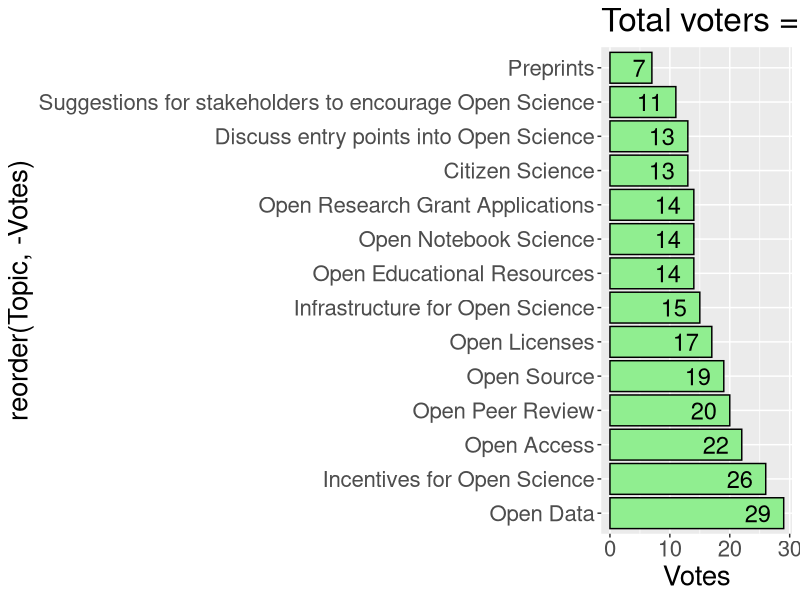

Recreate this plot in R.
#!/usr/bin/Rscript --vanilla
### os101_topic_voting_results.R v0.1 08-06-2016
### Andreas Leimbach @aleimba

### R version 3.2.5
### ggplot2 v2.1.0

library(ggplot2)
data <- read.delim("OS101_topic_voting_2016-06-07.tsv", check.names = FALSE) # read into data.frame
data <- data[,c("Topic", "Votes")] # get only subset columns
data <- data[data$Topic != "Total voters",] # remove unwanted row
data <- data[data$Topic != "Other topic suggestions",] # remove unwanted rows

png("OS101_topic_voting_2016-06-07.png", width = 800, height = 628) # output PNG

ggplot(data, aes(x=reorder(Topic, -Votes), y=Votes)) + # keep order of input data.frame
  geom_bar(stat="identity", fill="lightgreen", colour="black") +
  geom_text(aes(label=Votes), hjust=1.5, colour="black", size = 6) + # include labels to bars
  theme(text = element_text(size=20)) + # increase text size
  ggtitle("Total voters = 52") +
  coord_flip() # flip chart

mute <- dev.off()
